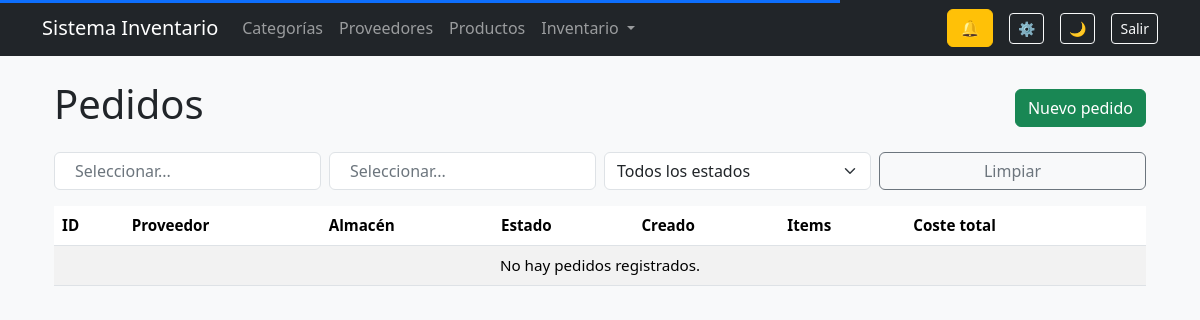
Before: /inventory/orders/ (signed in) with the older database file.
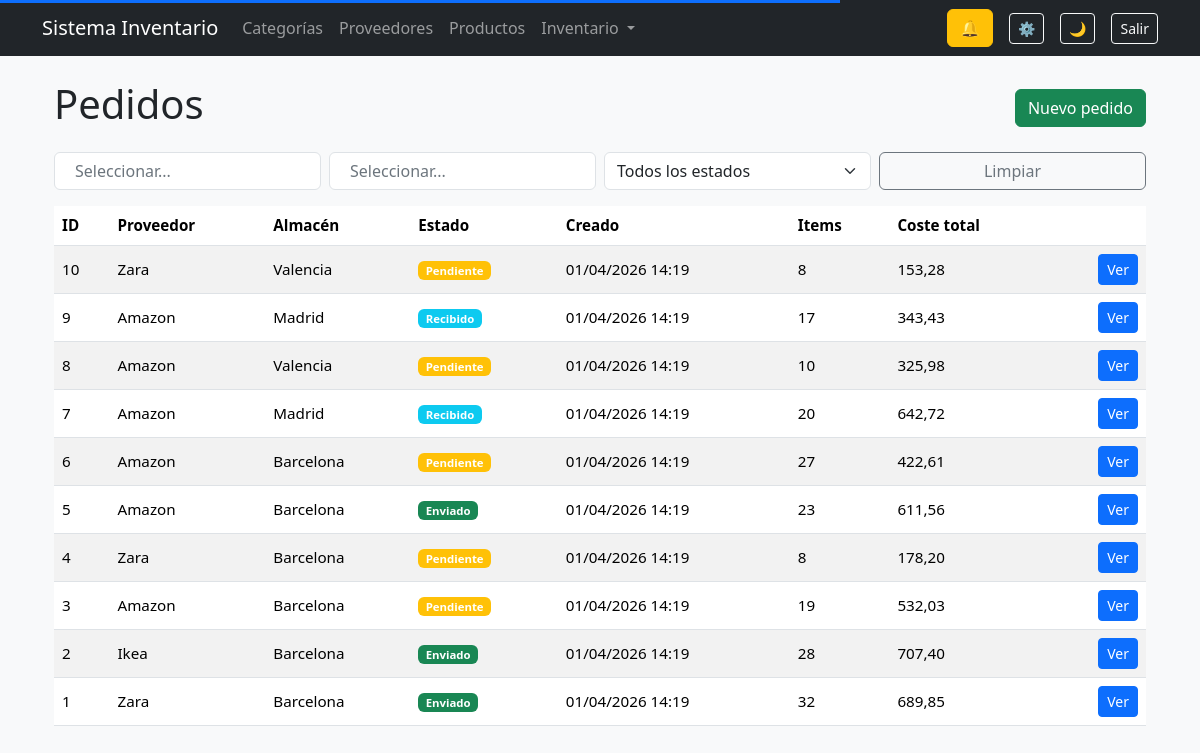
After: the same page with the newer database file.
### inventory/models/orders.py (models this page shows, shortened)
class Order(models.Model):
    STATUS_CHOICES = (
        ("pending", "Pendiente"),
        ("sent", "Enviado"),
        ("received", "Recibido"),
        ("cancelled", "Cancelado"),
        ("partially_received", "Parcialmente recibido"),
        ("backordered", "Backorder"),
    )
    organization = models.ForeignKey(
        Organization,
        on_delete=models.CASCADE,
        related_name="orders",
        db_index=True,
    )
    supplier = models.ForeignKey(
        Supplier,
        on_delete=models.SET_NULL,
        null=True,
        related_name="orders",
    )
    location = models.ForeignKey(
        Location,
        on_delete=models.SET_NULL,
        null=True,
        related_name="orders",
    )
    status = models.CharField(max_length=20, choices=STATUS_CHOICES, default="pending")
    created_at = models.DateTimeField(auto_now_add=True)
    sent_at = models.DateTimeField(null=True, blank=True)
    received_at = models.DateTimeField(null=True, blank=True)
    estimated_arrival = models.DateField(null=True, blank=True)
    class Meta:
        ordering = ["-created_at"]
        indexes = [
            models.Index(fields=["organization", "created_at"]),
        ]
    @property
    def total_items(self):
        return sum(item.quantity for item in self.items.all())
    @property
    def total_cost(self):
        return sum(item.total_cost for item in self.items.all())

class OrderItem(models.Model):
    organization = models.ForeignKey(
        Organization,
        on_delete=models.CASCADE,
        related_name="order_items",
        db_index=True,
    )
    order = models.ForeignKey(
        Order,
        on_delete=models.CASCADE,
        related_name="items",
    )
    product = models.ForeignKey(
        Product,
        on_delete=models.SET_NULL,
        null=True,
        related_name="order_items",
    )
    quantity = models.PositiveIntegerField()
    cost_price = models.DecimalField(max_digits=10, decimal_places=2)
    class Meta:
        indexes = [
            models.Index(fields=["organization", "order"]),
        ]
    @property
    def total_cost(self):
        return self.quantity * self.cost_price

### suppliers/models.py (models this page shows)
class Supplier(models.Model):
    organization = models.ForeignKey(
        Organization,
        on_delete=models.CASCADE,
        related_name="suppliers",
        db_index=True,
    )
    name = models.CharField(max_length=150, db_index=True)
    contact_name = models.CharField(max_length=100, blank=True)
    email = models.EmailField(blank=True)
    phone = models.CharField(max_length=20, blank=True)
    address = models.TextField(blank=True)
    lead_time_days = models.PositiveIntegerField(default=0)
    default_order_quantity = models.PositiveIntegerField(default=0, blank=True)
    class Meta:
        ordering = ['name']
        unique_together = ("organization", "name")
        indexes = [
            models.Index(fields=["organization", "name"]),
        ]
    def __str__(self):
        return self.name

### inventory/models/locations.py (models this page shows)
class Location(models.Model):
    organization = models.ForeignKey(
        Organization,
        on_delete=models.CASCADE,
        related_name="locations",
        db_index=True,
    )
    name = models.CharField(max_length=150)
    address = models.TextField(blank=True)
    is_active = models.BooleanField(default=True)
    class Meta:
        ordering = ["name"]
        unique_together = ("organization", "name")
        indexes = [
            models.Index(fields=["organization", "name"]),
        ]
    def __str__(self):
        return self.name

### inventory/views/orders.py (the view, shortened to what this page needs)
def order_list(request):
    view = ListViewMixin()
    view.allowed_sort_fields = [
        "id",
        "supplier__name",
        "location__name",
        "status",
        "created_at",
    ]
    view.default_ordering = "-created_at"
    qs = Order.objects.select_related("supplier", "location").filter(
        organization=request.organization
    )
    filter_form = OrderFilterForm(
        request.GET or None,
        organization=request.organization
    )
    qs = view.apply_ordering(request, qs)
    page_obj = view.paginate_queryset(request, qs)
    context = {
        "orders": page_obj,
        "page_obj": page_obj,
        "filter_form": filter_form,
        **view.get_ordering_context(request),
    }
    if view.is_htmx(request):
        return render(request, "inventory/orders/partials/table.html", context)
    return render(request, "inventory/orders/list.html", context)

### inventory/forms/orders.py
class OrderFilterForm(forms.Form):
    supplier = forms.ModelChoiceField(
        queryset=Supplier.objects.none(),
        required=False,
        widget=forms.Select(attrs={"class": "form-select select2"}),
        label="Proveedor",
    )
    location = forms.ModelChoiceField(
        queryset=Location.objects.none(),
        required=False,
        widget=forms.Select(attrs={"class": "form-select select2"}),
        label="Almacén",
    )
    status = forms.ChoiceField(
        required=False,
        choices=[("", "Todos los estados")] + list(Order.STATUS_CHOICES),
        widget=forms.Select(attrs={"class": "form-select"}),
        label="Estado",
    )
    def __init__(self, *args, **kwargs):
        organization = kwargs.pop("organization", None)
        super().__init__(*args, **kwargs)
        if organization:
            self.fields["supplier"].queryset = Supplier.objects.filter(organization=organization)
            self.fields["location"].queryset = Location.objects.filter(organization=organization)

### accounts/permissions.py (called while the page is built)
def can_view_products(user):
    return user.is_authenticated

def can_create_products(user):
    return is_manager(user) or is_staff(user)

### inventory/templates/inventory/orders/list.html (shortened to what this page needs)
{% extends "base.html" %}
{% block content %}
<div class="container mt-4">
    <div class="d-flex justify-content-between align-items-center mb-3">
        <h1>Pedidos</h1>
        {% if can_create_inventory %}
            <a href="{% url 'order_create' %}" class="btn btn-success">Nuevo pedido</a>
        {% endif %}
    </div>
    <form
        method="get"
        class="row g-2 mb-3"
        hx-get="{% url 'order_list' %}"
        hx-target="#orders-table"
        hx-swap="innerHTML"
        hx-push-url="true"
        hx-trigger="change delay:300ms"
    >
        <div class="col-md-3">
        </div>
        <div class="col-md-3">
        </div>
        <div class="col-md-3">
            {{ filter_form.status }}
        </div>
        <div class="col-md-3 d-grid">
            <button type="button"
                    class="btn btn-outline-secondary"
                    onclick="clearFilters(this)">
                Limpiar
            </button>
        </div>
    </form>
    <div id="orders-table"
         hx-get="{% url 'order_list' %}"
         hx-trigger="load, inventory:orders_updated from:body"
         hx-target="this"
         hx-swap="innerHTML">
        {% include "inventory/orders/partials/table.html" %}
    </div>
</div>
{% endblock %}

### inventory/templates/inventory/orders/partials/table.html (shortened to what this page needs)
<div class="table-responsive">
<table class="table table-striped align-middle">
    <thead>
        <tr>
            {% include "partials/sortable_th.html" with field="id" label="ID" target="#orders-table" %}
            {% include "partials/sortable_th.html" with field="supplier__name" label="Proveedor" target="#orders-table" %}
            {% include "partials/sortable_th.html" with field="location__name" label="Almacén" target="#orders-table" %}
            {% include "partials/sortable_th.html" with field="status" label="Estado" target="#orders-table" %}
            {% include "partials/sortable_th.html" with field="created_at" label="Creado" target="#orders-table" %}
            {% include "partials/sortable_th.html" with field="id" label="Items" target="#orders-table" %}
            {% include "partials/sortable_th.html" with field="id" label="Coste total" target="#orders-table" %}
            <th></th>
        </tr>
    </thead>
    <tbody>
        {% for order in orders %}
        <tr>
            <td>{{ order.id }}</td>
            <td>{{ order.supplier }}</td>
            <td>{{ order.location }}</td>
            <td>
                {% if order.status == "pending" %}
                    <span class="badge bg-warning">Pendiente</span>
                {% elif order.status == "sent" %}
                    <span class="badge bg-success">Enviado</span>
                {% elif order.status == "received" %}
                    <span class="badge bg-info">Recibido</span>
                {% elif order.status == "cancelled" %}
                    <span class="badge bg-danger">Cancelado</span>
                {% elif order.status == "partially_received" %}
                    <span class="badge bg-primary">Parcialmente recibido</span>
                {% elif order.status == "backordered" %}
                    <span class="badge bg-secondary">Backorder</span>
                {% endif %}
            </td>
            <td>{{ order.created_at|date:"d/m/Y H:i" }}</td>
            <td>{{ order.total_items }}</td>
            <td>{{ order.total_cost }}</td>
            <td class="text-end">
                <a href="{% url 'order_detail' order.id %}" class="btn btn-sm btn-primary">Ver</a>
            </td>
        </tr>
        {% empty %}
        <tr>
            <td colspan="8" class="text-center">No hay pedidos registrados.</td>
        </tr>
        {% endfor %}
    </tbody>
</table>
</div>

Changed rows visible on the page:
now on this page (row edited): Order: id "10", supplier "Zara", location "Valencia", status "Pendiente", created_at "01/04/2026 14:19", total_items "8", total_cost "153,28"
now on this page (row edited): Order: id "9", supplier "Amazon", location "Madrid", status "Recibido", created_at "01/04/2026 14:19", total_items "17", total_cost "343,43"
now on this page (row edited): Order: id "8", supplier "Amazon", location "Valencia", status "Pendiente", created_at "01/04/2026 14:19", total_items "10", total_cost "325,98"
now on this page (row edited): Order: id "7", supplier "Amazon", location "Madrid", status "Recibido", created_at "01/04/2026 14:19", total_items "20", total_cost "642,72"
now on this page (row edited): Order: id "6", supplier "Amazon", location "Barcelona", status "Pendiente", created_at "01/04/2026 14:19", total_items "27", total_cost "422,61"
now on this page (row edited): Order: id "5", supplier "Amazon", location "Barcelona", status "Enviado", created_at "01/04/2026 14:19", total_items "23", total_cost "611,56"
now on this page (row edited): Order: id "4", supplier "Zara", location "Barcelona", status "Pendiente", created_at "01/04/2026 14:19", total_items "8", total_cost "178,20"
now on this page (row edited): Order: id "3", supplier "Amazon", location "Barcelona", status "Pendiente", created_at "01/04/2026 14:19", total_items "19", total_cost "532,03"
now on this page (row edited): Order: id "2", supplier "Ikea", location "Barcelona", status "Enviado", created_at "01/04/2026 14:19", total_items "28", total_cost "707,40"
now on this page (row edited): Order: id "1", supplier "Zara", location "Barcelona", status "Enviado", created_at "01/04/2026 14:19", total_items "32", total_cost "689,85"
Other visible differences:
text no longer shown: "No hay pedidos registrados."
